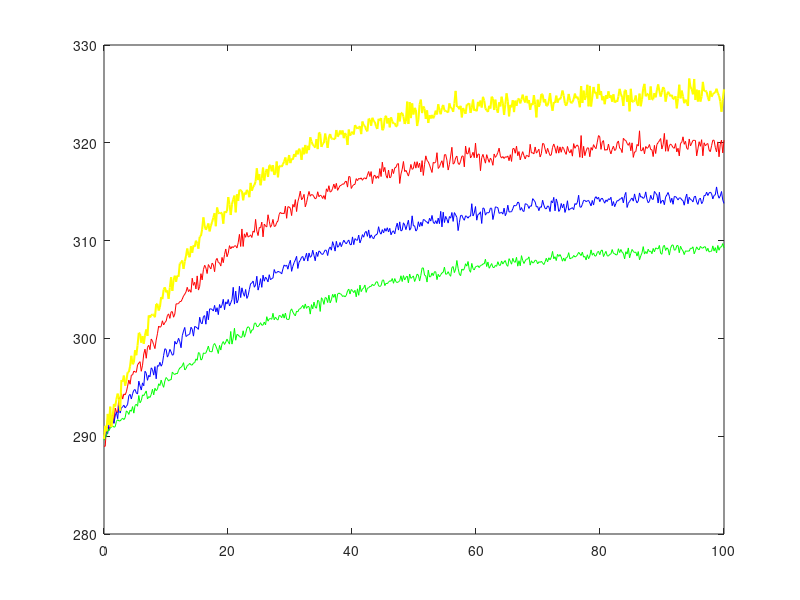

Write the MATLAB code that produced this figure. (Note: this script raises an error after producing the figure.)
clc; clear; close all;

t = linspace(0,100,500);

% Reference temperatures
T_ref = [320 315 310 325];

% Simulated responses
Te = 290 + (T_ref(1)-290)*(1 - exp(-t/20)) + 0.5*randn(size(t)); % Electronics
Tb = 290 + (T_ref(2)-290)*(1 - exp(-t/25)) + 0.4*randn(size(t)); % Battery
Tr = 290 + (T_ref(3)-290)*(1 - exp(-t/30)) + 0.3*randn(size(t)); % Radiator
Teng = 290 + (T_ref(4)-290)*(1 - exp(-t/18)) + 0.6*randn(size(t)); % Engine

figure;
plot(t, Te, 'r', t, Tb, 'b', t, Tr, 'g', t, Teng, 'y', 'LineWidth', 1.5);
hold on;

yline(320,'--k'); yline(315,'--k'); yline(310,'--k'); yline(325,'--k');

grid on;
title('Node Temperatures vs Reference');
xlabel('Time (s)');
ylabel('Temperature (K)');
legend('Electronics','Battery','Radiator','Engine');
